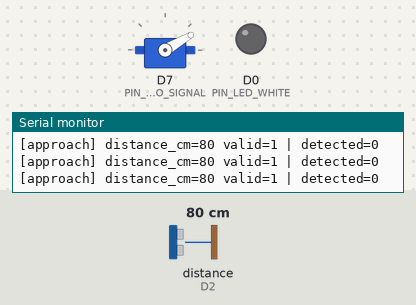
Simulated run of this sketch. Board: ESP8266 (NodeMCU). Shown: servo, output pins drawn as LEDs (lit = HIGH), the last lines printed to the serial monitor. Wiring (inferred from the names in the program): ultrasonic range finder: trigger D1; echo D2. The inputs (shaded band) are chosen by the test bench; at power-on: distance to the obstacle (sensor on D2) 80 cm. The echo pulse lasts 58.3 µs per cm; WiFi joins after 1.5 s; servers stay silent unless stated; pins used as bus, display or sensor lines are not drawn.

Above: at 1.2 s.
1.3 s: distance to the obstacle (sensor on D2) set to 56 cm
3.0 s: distance to the obstacle (sensor on D2) set to 45 cm
At 4.0 s:
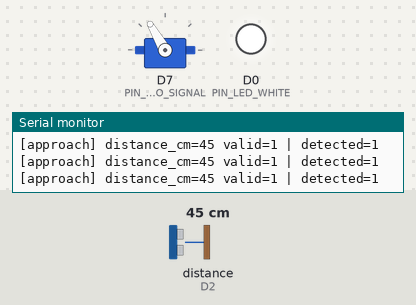
Timing chart, 0 to 6.0 s (numbered marks = the images above; inputs shaded):
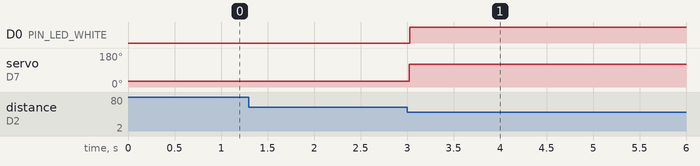

The sketch:

SmartDustbin.ino
```cpp
#include <Arduino.h>

#include "src/application_status.h"
#include "src/approach_sensor.h"
#include "config.h"
#include "src/gpio_init.h"
#include "src/http_api.h"
#include "src/lid_control.h"
#include "src/white_indicator.h"
#include "src/wifi_manager.h"

static unsigned long s_lastHeartbeatMs = 0;
static unsigned long s_quietUntilMs = 0;
static unsigned long s_nextApproachMs = 0;

static bool runApproachMeasurementIfDue(unsigned long nowMs) {
  if (nowMs < s_quietUntilMs) {
    return false;
  }
  if (nowMs < s_nextApproachMs) {
    return false;
  }

  approachSensorRunMeasurement();
  s_nextApproachMs = millis() + CONFIG_APPROACH_SAMPLE_MS;
  s_quietUntilMs = millis() + CONFIG_ULTRASONIC_QUIET_MS;
  return true;
}

static void printBootBanner() {
  Serial.println();
  Serial.println(F("================================"));
  Serial.println(F(" Smart Dustbin — WP-11.2"));
  Serial.println(F(" Approach + lid + white indicator"));
  Serial.println(F(" Dashboard + HTTP API"));
  Serial.println(F("================================"));
  Serial.print(F("Serial baud: "));
  Serial.println(CONFIG_SERIAL_BAUD);
  Serial.print(F("Approach detect <= "));
  Serial.print(CONFIG_APPROACH_DETECT_CM);
  Serial.print(F(" cm | clear >= "));
  Serial.print(CONFIG_APPROACH_CLEAR_CM);
  Serial.println(F(" cm"));
  Serial.print(F("Approach sample: "));
  Serial.print(CONFIG_APPROACH_SAMPLE_MS);
  Serial.print(F(" ms | Quiet: "));
  Serial.print(CONFIG_ULTRASONIC_QUIET_MS);
  Serial.println(F(" ms"));
  Serial.print(F("Lid angles (PROVISIONAL): closed="));
  Serial.print(CONFIG_SERVO_ANGLE_CLOSED);
  Serial.print(F(" open="));
  Serial.print(CONFIG_SERVO_ANGLE_OPEN);
  Serial.print(F(" close_delay_ms="));
  Serial.println(CONFIG_LID_CLOSE_DELAY_MS);

  Serial.println();
}

static void printApproachReading(const ApproachSensorReading& r, bool approach) {
  Serial.print(F("[approach] "));

  if (r.valid) {
    Serial.print(F("distance_cm="));
    Serial.print(r.distanceCm);
    Serial.print(F(" valid=1"));
  } else if (r.timedOut) {
    Serial.print(F("valid=0 reason=timeout"));
  } else if (r.outOfRange) {
    Serial.print(F("valid=0 reason=out_of_range raw_cm="));
    Serial.print(r.distanceCm);
  } else {
    Serial.print(F("valid=0 reason=unknown"));
  }

  Serial.print(F(" | detected="));
  Serial.println(approach ? 1 : 0);
}

void setup() {
  Serial.begin(CONFIG_SERIAL_BAUD);
  delay(50);

  gpioInitSafeOutputsAndInputs();
  approachSensorBegin();
  s_quietUntilMs = 0;
  s_nextApproachMs = 0;
  lidControlBegin();
  whiteIndicatorBegin();
  wifiManagerBegin();
  httpApiBegin();

  printBootBanner();
  Serial.println(F("[boot] subsystems + Wi-Fi + HTTP + dashboard ready."));
}

void loop() {
  const unsigned long now = millis();

  lidControlUpdate(now, approachSensorIsApproachDetected());
  whiteIndicatorUpdate();

  if (runApproachMeasurementIfDue(now)) {
    ApproachSensorReading reading;
    approachSensorGetReading(reading);
    printApproachReading(reading, approachSensorIsApproachDetected());
  }

  wifiManagerUpdate(now);
  httpApiHandleClient();

  if (now - s_lastHeartbeatMs >= CONFIG_HEARTBEAT_MS) {
    s_lastHeartbeatMs = now;

    wifiManagerPrintPeriodicDiagnostic();

    ApplicationStatusSnapshot snapshot;
    applicationStatusGetSnapshot(now, snapshot);
    applicationStatusPrintDiagnostic(snapshot);

    Serial.print(F("[heartbeat] uptime_ms="));
    Serial.print(now);
    Serial.print(F(" approach_detected="));
    Serial.print(approachSensorIsApproachDetected() ? 1 : 0);

    Serial.print(F(" lid="));
    Serial.print(lidControlGetLidState() == LidPositionState::Open ? F("OPEN")
                                                                 : F("CLOSED"));
    Serial.print(F(" servo_target_deg="));
    Serial.print(lidControlGetServoTargetAngle());
    Serial.print(F(" close_pending="));
    Serial.print(lidControlIsCloseDelayPending() ? 1 : 0);

    Serial.print(F(" white="));
    Serial.print(whiteIndicatorIsOn() ? 1 : 0);

    Serial.println();
  }
}
```

application_status.cpp
```cpp
#include <Arduino.h>

#include "application_status.h"
#include "approach_sensor.h"
#include "white_indicator.h"

void applicationStatusGetSnapshot(unsigned long nowMs,
                                  ApplicationStatusSnapshot& out) {
  out.uptimeMs = static_cast<uint32_t>(nowMs);
  out.approachDetected = approachSensorIsApproachDetected();

  out.lidState = lidControlGetLidState();
  out.lidCloseDelayPending = lidControlIsCloseDelayPending();
  out.servoTargetAngleDeg = lidControlGetServoTargetAngle();

  out.whiteLedOn = whiteIndicatorIsOn();
}

static const __FlashStringHelper* lidLabel(LidPositionState st) {
  return (st == LidPositionState::Open) ? F("OPEN") : F("CLOSED");
}

void applicationStatusPrintDiagnostic(const ApplicationStatusSnapshot& snap) {
  Serial.print(F("[app] uptime_ms="));
  Serial.print(snap.uptimeMs);
  Serial.print(F(" approach="));
  Serial.print(snap.approachDetected ? 1 : 0);

  Serial.print(F(" lid="));
  Serial.print(lidLabel(snap.lidState));
  Serial.print(F(" close_pending="));
  Serial.print(snap.lidCloseDelayPending ? 1 : 0);

  Serial.print(F(" white="));
  Serial.print(snap.whiteLedOn ? 1 : 0);

  Serial.println();
}
```

application_status.h
```cpp
#ifndef SMART_DUSTBIN_APPLICATION_STATUS_H
#define SMART_DUSTBIN_APPLICATION_STATUS_H

#include <Arduino.h>

#include "lid_control.h"

// Unified snapshot for HTTP consumption (no heap allocation).
struct ApplicationStatusSnapshot {
  uint32_t uptimeMs;

  bool approachDetected;

  LidPositionState lidState;
  bool lidCloseDelayPending;
  uint8_t servoTargetAngleDeg;

  bool whiteLedOn;
};

void applicationStatusGetSnapshot(unsigned long nowMs,
                                  ApplicationStatusSnapshot& out);

void applicationStatusPrintDiagnostic(const ApplicationStatusSnapshot& snap);

#endif
```

approach_sensor.cpp
```cpp
#include <Arduino.h>

#include "approach_sensor.h"
#include "../config.h"
#include "hcsr04_common.h"
#include "../pins.h"

static ApproachSensorReading s_last = {};
static bool s_approachDetected = false;

void approachSensorBegin() {
  s_last = {};
  s_approachDetected = false;
}

static void updateApproachState(const ApproachSensorReading& r) {
  if (!r.valid) {
    return;
  }
  if (r.distanceCm <= CONFIG_APPROACH_DETECT_CM) {
    s_approachDetected = true;
  } else if (r.distanceCm >= CONFIG_APPROACH_CLEAR_CM) {
    s_approachDetected = false;
  }
}

static void assignReading(ApproachSensorReading& dst,
                          const Hcsr04Reading& src) {
  dst.valid = src.valid;
  dst.timedOut = src.timedOut;
  dst.outOfRange = src.outOfRange;
  dst.distanceCm = src.distanceCm;
}

void approachSensorRunMeasurement() {
  const Hcsr04Reading raw = hcsr04Measure(
      PIN_APPROACH_TRIG, PIN_APPROACH_ECHO, CONFIG_APPROACH_PULSE_TIMEOUT_US,
      CONFIG_APPROACH_MIN_VALID_CM, CONFIG_APPROACH_MAX_VALID_CM,
      CONFIG_HCSR04_US_PER_CM);
  assignReading(s_last, raw);
  updateApproachState(s_last);
}

void approachSensorGetReading(ApproachSensorReading& out) {
  out = s_last;
}

bool approachSensorIsApproachDetected() {
  return s_approachDetected;
}
```

approach_sensor.h
```cpp
#ifndef SMART_DUSTBIN_APPROACH_SENSOR_H
#define SMART_DUSTBIN_APPROACH_SENSOR_H

#include <Arduino.h>

struct ApproachSensorReading {
  bool valid;
  bool timedOut;
  bool outOfRange;
  uint16_t distanceCm;
};

void approachSensorBegin();

// Invoked by main loop when approach sample interval and quiet period allow.
void approachSensorRunMeasurement();

void approachSensorGetReading(ApproachSensorReading& out);

bool approachSensorIsApproachDetected();

#endif
```

dashboard_page.cpp
```cpp
#include "dashboard_page.h"

// Monitoring-only dashboard — no external CDN; served from flash (WP-11.4).
const char DASHBOARD_HTML[] PROGMEM = R"HTML(
<!DOCTYPE html>
<html lang="en">
<head>
<meta charset="utf-8">
<meta name="viewport" content="width=device-width,initial-scale=1">
<title>Smart Dustbin</title>
<style>
:root{
--bg-page:#f4f7f5;--bg-card:#ffffff;--bg-card-subtle:#eef6f0;
--text-primary:#1a2e22;--text-secondary:#4a5f52;--text-muted:#6b7f73;
--border:#d4e4da;--accent:#2d8a4e;--accent-strong:#1f6b3a;--accent-soft:#e8f5ec;
--status-ok:#2d8a4e;--status-active:#0d7a6a;--status-wait:#b8860b;--status-bad:#c0392b;
--shadow:0 1px 3px rgba(26,46,34,0.08);
}
*{box-sizing:border-box;margin:0;padding:0}
body{font-family:system-ui,-apple-system,Segoe UI,sans-serif;background:var(--bg-page);color:var(--text-primary);line-height:1.5;padding:16px;max-width:960px;margin:0 auto}
h1{font-size:1.35rem;font-weight:600;margin-bottom:4px;color:var(--text-primary)}
.sub{color:var(--text-secondary);font-size:0.9rem;margin-bottom:16px}
.banner{padding:12px 14px;border-radius:10px;margin-bottom:16px;background:var(--bg-card);border:1px solid var(--border);border-left-width:4px;font-size:0.9rem;color:var(--text-secondary)}
.banner.ok{border-left-color:var(--status-ok)}
.banner.bad{border-left-color:var(--status-bad);color:var(--text-primary)}
.grid{display:grid;gap:12px;grid-template-columns:1fr}
@media(min-width:720px){.grid{grid-template-columns:1fr 1fr}}
.card{background:var(--bg-card);border:1px solid var(--border);border-radius:10px;padding:16px;box-shadow:var(--shadow)}
.card h2{font-size:0.95rem;font-weight:600;margin-bottom:12px;color:var(--accent-strong)}
.card.hero{background:var(--bg-card-subtle);grid-column:1/-1}
.row{display:flex;justify-content:space-between;align-items:flex-start;gap:12px;margin:8px 0;font-size:0.9rem;min-height:44px}
.lab{color:var(--text-muted);flex:1 1 auto}
.val{font-weight:600;text-align:right;color:var(--text-primary);flex:0 1 auto}
.val.addr{word-break:break-all;max-width:58%}
.chip{display:inline-block;padding:4px 10px;border-radius:999px;font-size:0.85rem;font-weight:600;border:1px solid var(--border)}
.chip.ok{background:var(--accent-soft);color:var(--status-ok)}
.chip.active{background:#e0f2ef;color:var(--status-active);border-color:#b8ddd6}
.chip.wait{background:#faf3e0;color:var(--status-wait);border-color:#e8d9a8}
.chip.muted{background:#f0f4f1;color:var(--text-muted)}
.foot{margin-top:16px;font-size:0.8rem;color:var(--text-muted);line-height:1.45}
details.card summary{cursor:pointer;list-style:none;font-weight:600;color:var(--accent-strong)}
details.card summary::-webkit-details-marker{display:none}
details.card summary::after{content:' ▾';color:var(--text-muted);font-weight:400}
details[open].card summary::after{content:' ▴'}
details .inner{padding-top:8px}
</style>
</head>
<body>
<h1>Smart Dustbin</h1>
<p class="sub">Live status from your dustbin</p>
<div id="conn" class="banner bad">Connecting…</div>
<div class="grid">
<section class="card hero">
<h2>How the bin is behaving</h2>
<div class="row"><span class="lab">Something nearby</span><span class="val" id="nearby">—</span></div>
<div class="row"><span class="lab">Lid position</span><span class="val" id="lidPos">—</span></div>
<div class="row"><span class="lab">Closing soon</span><span class="val" id="closingSoon">—</span></div>
<div class="row"><span class="lab">Indicator light</span><span class="val" id="indLight">—</span></div>
<p class="foot">Indicator turns on while the lid is open.</p>
</section>
<section class="card">
<h2>Network</h2>
<div class="row"><span class="lab">Connection</span><span class="val" id="wifiState">—</span></div>
<div class="row"><span class="lab">Network address</span><span class="val addr" id="ipState">—</span></div>
<div class="row"><span class="lab">Last refreshed</span><span class="val" id="lastUpd">—</span></div>
</section>
<details class="card">
<summary>Technical details</summary>
<div class="inner">
<div class="row"><span class="lab">Motor angle</span><span class="val" id="motorDeg">—</span></div>
<div class="row"><span class="lab">Powered on for</span><span class="val" id="uptime">—</span></div>
<p class="foot">View only — no remote control. Ultrasonic sensor measures distance; it does not identify people.</p>
</div>
</details>
</div>
<script>
const POLL_MS=2500;
let busy=false,timer=null,stale=false;
function setText(id,t){const el=document.getElementById(id);if(el)el.textContent=t;}
function setHtml(id,h){const el=document.getElementById(id);if(el)el.innerHTML=h;}
function chip(cls,label){return'<span class="chip '+cls+'">'+label+'</span>';}
function fmtUptime(ms){if(ms==null)return'—';const s=Math.floor(ms/1000);const h=Math.floor(s/3600);const m=Math.floor((s%3600)/60);const r=s%60;
return(h?h+'h ':'')+(m?m+'m ':'')+r+'s';}
function setConn(ok,msg){const b=document.getElementById('conn');b.className='banner '+(ok?'ok':'bad');b.textContent=msg;}
function lidLabel(state){if(state==='OPEN')return'Open';if(state==='CLOSED')return'Closed';return state||'—';}
async function refresh(){
if(busy)return;busy=true;
try{
const [hr,sr]=await Promise.all([fetch('/api/health'),fetch('/api/status')]);
if(!hr.ok||!sr.ok)throw new Error('http');
const health=await hr.json(),status=await sr.json();
stale=false;const now=new Date().toLocaleTimeString();
setConn(true,'Connected — view only');
setText('lastUpd',now);
const wifi=health.wifi&&health.wifi.connected;
setText('wifiState',wifi?'Connected':'Disconnected');
const ip=wifi&&health.wifi.ip?health.wifi.ip:(status.network&&status.network.ip?status.network.ip:null);
setText('ipState',ip||'—');
const up=status.device&&status.device.uptime_ms!=null?status.device.uptime_ms:(health.device&&health.device.uptime_ms);
setText('uptime',fmtUptime(up));
const detected=!!(status.approach&&status.approach.detected);
setHtml('nearby',detected?chip('active','Something detected'):chip('ok','Nothing detected'));
const lid=status.lid||{};
setText('lidPos',lidLabel(lid.state));
setHtml('closingSoon',lid.close_delay_pending?chip('wait','Yes — lid will close'):chip('muted','No'));
const whiteOn=!!(status.leds&&status.leds.white_on);
setHtml('indLight',whiteOn?chip('active','On'):chip('muted','Off'));
setText('motorDeg',lid.servo_target_angle_deg!=null?lid.servo_target_angle_deg+'°':'—');
}catch(e){
if(!stale){stale=true;setConn(false,'Connection lost — data may be outdated');}
}finally{busy=false;}
}
function start(){refresh();timer=setInterval(refresh,POLL_MS);}
start();
</script>
</body>
</html>
)HTML";
```

dashboard_page.h
```cpp
#ifndef SMART_DUSTBIN_DASHBOARD_PAGE_H
#define SMART_DUSTBIN_DASHBOARD_PAGE_H

#include <Arduino.h>

extern const char DASHBOARD_HTML[] PROGMEM;

#endif
```

hcsr04_common.cpp
```cpp
#include <Arduino.h>

#include "hcsr04_common.h"

Hcsr04Reading hcsr04Measure(uint8_t trigPin, uint8_t echoPin,
                            unsigned long pulseTimeoutUs, uint16_t minValidCm,
                            uint16_t maxValidCm, unsigned long usPerCm) {
  Hcsr04Reading r = {};
  r.valid = false;
  r.timedOut = false;
  r.outOfRange = false;
  r.distanceCm = 0;

  digitalWrite(trigPin, LOW);
  delayMicroseconds(2);
  digitalWrite(trigPin, HIGH);
  delayMicroseconds(10);
  digitalWrite(trigPin, LOW);

  const unsigned long durationUs = pulseIn(echoPin, HIGH, pulseTimeoutUs);

  if (durationUs == 0) {
    r.timedOut = true;
    return r;
  }

  const uint32_t distanceCm = durationUs / usPerCm;

  if (distanceCm < minValidCm || distanceCm > maxValidCm) {
    r.outOfRange = true;
    r.distanceCm = static_cast<uint16_t>(distanceCm);
    return r;
  }

  r.valid = true;
  r.distanceCm = static_cast<uint16_t>(distanceCm);
  return r;
}
```

hcsr04_common.h
```cpp
#ifndef SMART_DUSTBIN_HCSR04_COMMON_H
#define SMART_DUSTBIN_HCSR04_COMMON_H

#include <Arduino.h>

struct Hcsr04Reading {
  bool valid;
  bool timedOut;
  bool outOfRange;
  uint16_t distanceCm;
};

Hcsr04Reading hcsr04Measure(uint8_t trigPin, uint8_t echoPin,
                            unsigned long pulseTimeoutUs,
                            uint16_t minValidCm, uint16_t maxValidCm,
                            unsigned long usPerCm);

#endif
```

http_api.h
```cpp
#ifndef SMART_DUSTBIN_HTTP_API_H
#define SMART_DUSTBIN_HTTP_API_H

#include <Arduino.h>

void httpApiBegin();

void httpApiHandleClient();

#endif
```

lid_control.h
```cpp
#ifndef SMART_DUSTBIN_LID_CONTROL_H
#define SMART_DUSTBIN_LID_CONTROL_H

#include <Arduino.h>

enum class LidPositionState : uint8_t {
  Closed = 0,
  Open = 1,
};

void lidControlBegin();

// Non-blocking state machine; call every loop().
void lidControlUpdate(unsigned long nowMs, bool approachDetected);

LidPositionState lidControlGetLidState();

uint8_t lidControlGetServoTargetAngle();

bool lidControlIsCloseDelayPending();

#endif
```

white_indicator.cpp
```cpp
#include <Arduino.h>

#include "lid_control.h"
#include "../pins.h"
#include "white_indicator.h"

static bool s_on = false;

void whiteIndicatorBegin() {
  pinMode(PIN_LED_WHITE, OUTPUT);
  digitalWrite(PIN_LED_WHITE, LOW);
  s_on = false;
  Serial.println(F("[white] init OFF (D0/GPIO16)"));
}

void whiteIndicatorUpdate() {
  const bool shouldOn = (lidControlGetLidState() == LidPositionState::Open);

  if (shouldOn == s_on) {
    return;
  }

  s_on = shouldOn;
  digitalWrite(PIN_LED_WHITE, shouldOn ? HIGH : LOW);

  Serial.print(F("[white] "));
  Serial.println(shouldOn ? F("ON (lid open)") : F("OFF (lid closed)"));
}

bool whiteIndicatorIsOn() {
  return s_on;
}
```

white_indicator.h
```cpp
#ifndef SMART_DUSTBIN_WHITE_INDICATOR_H
#define SMART_DUSTBIN_WHITE_INDICATOR_H

#include <Arduino.h>

void whiteIndicatorBegin();

// Call after lidControlUpdate() each loop; GPIO changes only on transition.
void whiteIndicatorUpdate();

bool whiteIndicatorIsOn();

#endif
```

wifi_manager.h
```cpp
#ifndef SMART_DUSTBIN_WIFI_MANAGER_H
#define SMART_DUSTBIN_WIFI_MANAGER_H

#include <Arduino.h>

enum class WifiManagerState : uint8_t {
  Disconnected = 0,
  Connecting = 1,
  Connected = 2,
};

void wifiManagerBegin();

void wifiManagerUpdate(unsigned long nowMs);

bool wifiManagerIsConnected();

WifiManagerState wifiManagerGetState();

// Writes dotted-quad or empty string; returns false if not connected.
bool wifiManagerGetIpAddress(char* buffer, size_t bufferLen);

// Periodic serial diagnostics (call from heartbeat; no credentials logged).
void wifiManagerPrintPeriodicDiagnostic();

#endif
```

pins.h
```cpp
#ifndef SMART_DUSTBIN_PINS_H
#define SMART_DUSTBIN_PINS_H

// Authoritative GPIO map — see docs/HARDWARE_GPIO_MAP.md

#define PIN_APPROACH_TRIG D1  // GPIO5
#define PIN_APPROACH_ECHO D2  // GPIO4
#define PIN_SERVO_SIGNAL  D7  // GPIO13
#define PIN_LED_WHITE     D0  // GPIO16
#define PIN_BUZZER        D4  // GPIO2

#endif
```

gpio_init.h
```cpp
#ifndef SMART_DUSTBIN_GPIO_INIT_H
#define SMART_DUSTBIN_GPIO_INIT_H

void gpioInitSafeOutputsAndInputs();

#endif
```

Source omitted: http_api.cpp (3323 bytes), lid_control.cpp (3153 bytes), wifi_manager.cpp (3159 bytes), config.h (1161 bytes), gpio_init.cpp (488 bytes)

Measured:
- the behaviour switches between 51 and 50 cm on distance to the obstacle (sensor on D2) (found by bisection; images 0 and 1)
- after the input at 3.0 s, D0 (PIN_LED_WHITE): LOW → HIGH at once; servo on D7 (PIN_SERVO_SIGNAL): 30° → 120° at once
